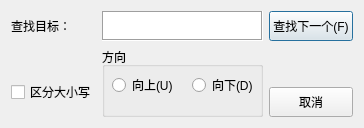
<?xml version="1.0" encoding="UTF-8"?>
<ui version="4.0">
 <class>SearchDialog</class>
 <widget class="QDialog" name="SearchDialog">
  <property name="geometry">
   <rect>
    <x>0</x>
    <y>0</y>
    <width>364</width>
    <height>120</height>
   </rect>
  </property>
  <property name="windowTitle">
   <string>查找</string>
  </property>
  <layout class="QVBoxLayout" name="verticalLayout_5">
   <item>
    <layout class="QHBoxLayout" name="horizontalLayout_2">
     <item>
      <layout class="QVBoxLayout" name="verticalLayout_2">
       <item alignment="Qt::AlignmentFlag::AlignTop">
        <widget class="QLabel" name="label">
         <property name="minimumSize">
          <size>
           <width>20</width>
           <height>30</height>
          </size>
         </property>
         <property name="maximumSize">
          <size>
           <width>95</width>
           <height>16777215</height>
          </size>
         </property>
         <property name="text">
          <string>查找目标：</string>
         </property>
        </widget>
       </item>
       <item>
        <widget class="QCheckBox" name="caseSensitive">
         <property name="sizePolicy">
          <sizepolicy hsizetype="Preferred" vsizetype="Preferred">
           <horstretch>0</horstretch>
           <verstretch>0</verstretch>
          </sizepolicy>
         </property>
         <property name="minimumSize">
          <size>
           <width>0</width>
           <height>0</height>
          </size>
         </property>
         <property name="maximumSize">
          <size>
           <width>16777215</width>
           <height>16777215</height>
          </size>
         </property>
         <property name="tabletTracking">
          <bool>false</bool>
         </property>
         <property name="text">
          <string>区分大小写</string>
         </property>
         <property name="checkable">
          <bool>true</bool>
         </property>
         <property name="tristate">
          <bool>false</bool>
         </property>
        </widget>
       </item>
      </layout>
     </item>
     <item>
      <layout class="QVBoxLayout" name="verticalLayout_3">
       <property name="sizeConstraint">
        <enum>QLayout::SizeConstraint::SetDefaultConstraint</enum>
       </property>
       <property name="rightMargin">
        <number>0</number>
       </property>
       <item>
        <widget class="QTextEdit" name="searchText">
         <property name="sizePolicy">
          <sizepolicy hsizetype="Preferred" vsizetype="Preferred">
           <horstretch>0</horstretch>
           <verstretch>0</verstretch>
          </sizepolicy>
         </property>
         <property name="minimumSize">
          <size>
           <width>0</width>
           <height>0</height>
          </size>
         </property>
         <property name="maximumSize">
          <size>
           <width>16777215</width>
           <height>30</height>
          </size>
         </property>
         <property name="focusPolicy">
          <enum>Qt::FocusPolicy::StrongFocus</enum>
         </property>
         <property name="contextMenuPolicy">
          <enum>Qt::ContextMenuPolicy::DefaultContextMenu</enum>
         </property>
         <property name="inputMethodHints">
          <set>Qt::InputMethodHint::ImhMultiLine</set>
         </property>
         <property name="frameShape">
          <enum>QFrame::Shape::Box</enum>
         </property>
        </widget>
       </item>
       <item>
        <widget class="QGroupBox" name="groupBox">
         <property name="minimumSize">
          <size>
           <width>0</width>
           <height>70</height>
          </size>
         </property>
         <property name="maximumSize">
          <size>
           <width>16777215</width>
           <height>16777215</height>
          </size>
         </property>
         <property name="inputMethodHints">
          <set>Qt::InputMethodHint::ImhHiddenText</set>
         </property>
         <property name="title">
          <string>方向</string>
         </property>
         <property name="flat">
          <bool>false</bool>
         </property>
         <property name="checkable">
          <bool>false</bool>
         </property>
         <widget class="QRadioButton" name="rdUp">
          <property name="geometry">
           <rect>
            <x>10</x>
            <y>30</y>
            <width>71</width>
            <height>16</height>
           </rect>
          </property>
          <property name="sizePolicy">
           <sizepolicy hsizetype="Preferred" vsizetype="Preferred">
            <horstretch>0</horstretch>
            <verstretch>0</verstretch>
           </sizepolicy>
          </property>
          <property name="tabletTracking">
           <bool>false</bool>
          </property>
          <property name="autoFillBackground">
           <bool>false</bool>
          </property>
          <property name="inputMethodHints">
           <set>Qt::InputMethodHint::ImhNone</set>
          </property>
          <property name="text">
           <string>向上(U)</string>
          </property>
          <property name="checkable">
           <bool>true</bool>
          </property>
         </widget>
         <widget class="QRadioButton" name="rdDown">
          <property name="geometry">
           <rect>
            <x>90</x>
            <y>30</y>
            <width>71</width>
            <height>16</height>
           </rect>
          </property>
          <property name="sizePolicy">
           <sizepolicy hsizetype="Preferred" vsizetype="Preferred">
            <horstretch>0</horstretch>
            <verstretch>0</verstretch>
           </sizepolicy>
          </property>
          <property name="tabletTracking">
           <bool>false</bool>
          </property>
          <property name="text">
           <string>向下(D)</string>
          </property>
          <property name="checkable">
           <bool>true</bool>
          </property>
         </widget>
        </widget>
       </item>
      </layout>
     </item>
     <item>
      <layout class="QVBoxLayout" name="verticalLayout_4">
       <item alignment="Qt::AlignmentFlag::AlignTop">
        <widget class="QPushButton" name="btFindNext">
         <property name="sizePolicy">
          <sizepolicy hsizetype="Preferred" vsizetype="Preferred">
           <horstretch>0</horstretch>
           <verstretch>0</verstretch>
          </sizepolicy>
         </property>
         <property name="minimumSize">
          <size>
           <width>0</width>
           <height>30</height>
          </size>
         </property>
         <property name="maximumSize">
          <size>
           <width>16777215</width>
           <height>30</height>
          </size>
         </property>
         <property name="text">
          <string>查找下一个(F)</string>
         </property>
        </widget>
       </item>
       <item alignment="Qt::AlignmentFlag::AlignBottom">
        <widget class="QPushButton" name="btCancel">
         <property name="sizePolicy">
          <sizepolicy hsizetype="Preferred" vsizetype="Preferred">
           <horstretch>0</horstretch>
           <verstretch>0</verstretch>
          </sizepolicy>
         </property>
         <property name="minimumSize">
          <size>
           <width>0</width>
           <height>30</height>
          </size>
         </property>
         <property name="maximumSize">
          <size>
           <width>16777215</width>
           <height>30</height>
          </size>
         </property>
         <property name="layoutDirection">
          <enum>Qt::LayoutDirection::LeftToRight</enum>
         </property>
         <property name="text">
          <string>取消</string>
         </property>
        </widget>
       </item>
      </layout>
     </item>
    </layout>
   </item>
  </layout>
 </widget>
 <resources/>
 <connections/>
</ui>
